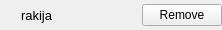
<?xml version="1.0" encoding="UTF-8"?>
<ui version="4.0">
 <class>Medicine</class>
 <widget class="QWidget" name="Medicine">
  <property name="geometry">
   <rect>
    <x>0</x>
    <y>0</y>
    <width>222</width>
    <height>30</height>
   </rect>
  </property>
  <property name="windowTitle">
   <string>Form</string>
  </property>
  <layout class="QGridLayout" name="gridLayout">
   <property name="leftMargin">
    <number>0</number>
   </property>
   <property name="topMargin">
    <number>0</number>
   </property>
   <property name="rightMargin">
    <number>0</number>
   </property>
   <property name="bottomMargin">
    <number>0</number>
   </property>
   <item row="0" column="0">
    <widget class="QFrame" name="frame">
     <property name="frameShape">
      <enum>QFrame::Box</enum>
     </property>
     <property name="frameShadow">
      <enum>QFrame::Raised</enum>
     </property>
     <property name="lineWidth">
      <number>0</number>
     </property>
     <layout class="QHBoxLayout" name="horizontalLayout">
      <property name="leftMargin">
       <number>0</number>
      </property>
      <property name="topMargin">
       <number>0</number>
      </property>
      <property name="rightMargin">
       <number>0</number>
      </property>
      <property name="bottomMargin">
       <number>0</number>
      </property>
      <item>
       <widget class="QLabel" name="label_2">
        <property name="minimumSize">
         <size>
          <width>15</width>
          <height>15</height>
         </size>
        </property>
        <property name="maximumSize">
         <size>
          <width>15</width>
          <height>15</height>
         </size>
        </property>
        <property name="text">
         <string/>
        </property>
        <property name="pixmap">
         <pixmap resource="../../images/resources.qrc">:/icons/icons/icons8-dot-50.png</pixmap>
        </property>
        <property name="scaledContents">
         <bool>true</bool>
        </property>
       </widget>
      </item>
      <item>
       <widget class="QLabel" name="label">
        <property name="font">
         <font>
          <pointsize>10</pointsize>
         </font>
        </property>
        <property name="text">
         <string>rakija</string>
        </property>
       </widget>
      </item>
      <item>
       <spacer name="horizontalSpacer">
        <property name="orientation">
         <enum>Qt::Horizontal</enum>
        </property>
        <property name="sizeHint" stdset="0">
         <size>
          <width>118</width>
          <height>20</height>
         </size>
        </property>
       </spacer>
      </item>
      <item>
       <widget class="QPushButton" name="btn_remove">
        <property name="text">
         <string>Remove</string>
        </property>
       </widget>
      </item>
     </layout>
    </widget>
   </item>
  </layout>
 </widget>
 <resources>
  <include location="../../images/resources.qrc"/>
 </resources>
 <connections/>
</ui>
